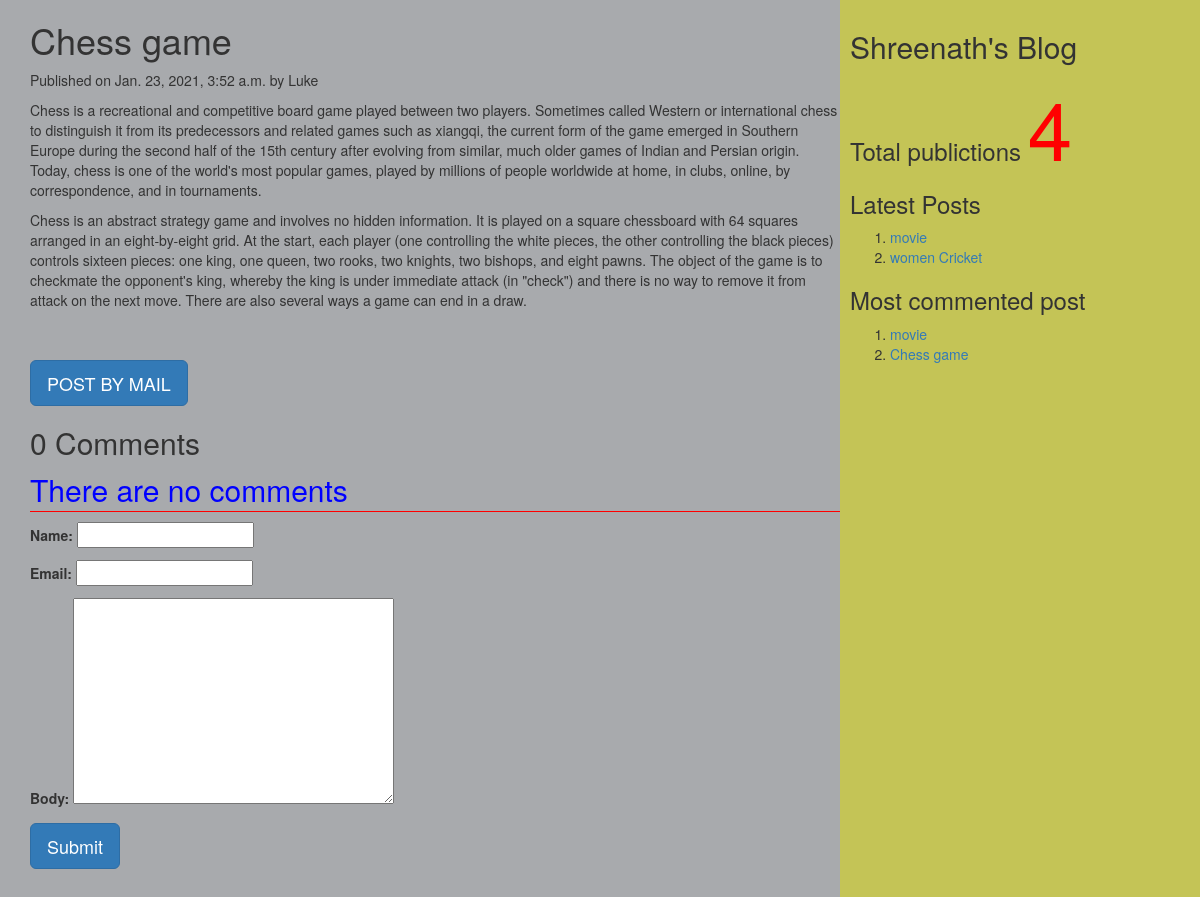
Screenshot of /2021/01/23/chess-game with the database file from the repository.
### myApp/models.py (models this page shows, shortened)
class Post(models.Model):
          tags=TaggableManager()
          STATUS_CHOICES=(('draft','Draft'),('published','Published'))
          title=models.CharField(max_length=256)
          slug=models.SlugField(max_length=264,unique_for_date='publish')
          author=models.ForeignKey(User,related_name='blog_posts',on_delete= models.CASCADE)
          body=models.TextField()
          publish=models.DateTimeField(default=timezone.now)
          created=models.DateTimeField(auto_now_add=True)
          updated=models.DateTimeField(auto_now=True)
          status= models.CharField(max_length=10,choices=STATUS_CHOICES,default='draft')
          objects=CustomManager()
          class Meta:
                ordering=('-publish',)
          def get_absolute_url(self):
                return reverse('post_detail',args=[self.publish.year,self.publish.strftime('%m'),self.publish.strftime('%d'),self.slug])

### myApp/views.py (the view, shortened to what this page needs)
# urls.py: url(r'(?P<year>\d{4})/(?P<month>\d{2})/(?P<day>\d{2})/(?P<post>[-\w]+)',views.post_detail_view,name='post_detail'),
def post_detail_view(request,year,month,day,post):
    post=get_object_or_404(Post,slug=post,publish__year=year,publish__month=month,publish__day=day)
    comments=post.comments.filter(active=True)
    csubmit=False
    form=CommentForm()
    d={'post':post,'form':form,'csubmit':csubmit,'comments':comments}
    return render(request,'myApp/post_detail.html',d)

### myApp/forms.py
class CommentForm(forms.ModelForm):
    class Meta:
        model=Comment
        fields=('name','email','body')

### myApp/models.py (called while the page is built)
    def get_queryset(self):
        return super().get_queryset().filter(status='published')

### myApp/templatetags/mytags.py (called while the page is built)
@register.simple_tag
def total_posts():
    return Post.objects.count()

@register.inclusion_tag('myApp/latest_post.html')
def show_latest_posts(count=3):
    latest_posts=Post.objects.order_by('-publish')[:count]
    return {'latest_posts':latest_posts}

@register.simple_tag
def get_most_commented_posts(count=2):
    return Post.objects.annotate(total_comments=Count('comments')).order_by('-total_comments')[:count]

### templates/myApp/post_detail.html (shortened to what this page needs)
<html>
    {%extends 'myApp/parent.html'%}
        {%block content_block%}
        <h1>{{post.title}}</h1>
        <p>Published on {{post.publish}} by {{post.author|title}}</p>
        {{post.body|linebreaks}} <br><br>
        <a href="/{{post.id}}/share" class='btn btn-lg btn-primary'>POST BY MAIL</a>
        {%with comments.count as comments_count%}
        <h2>{{comments_count}} Comment{{comments_count|pluralize}}</h2>
        {%endwith%}
        {%if comments%}
         {%for c in comments%}
         <p>Comment {{forloop.counter}} by {{c.name}}</p>
        <div>{{c.body|linebreaks}}</div>
        <hr>
        {%endfor%}
        {%else%}
         <p style="color:blue;font-size:30px;font-style:bold;border-bottom:1px red solid;">There are no comments</p>
        {%endif%}
         {%if csubmit%}
         <h2>Thank you..Your comment has been added successfully!!</h2>
         {%else%}
         <form  method="post">
           {{form.as_p}}
           <input type="submit" class='btn btn-lg btn-primary' value="Submit">
         </form>
         {%endif%}
        {%endblock%}

### templates/myApp/parent.html (shortened to what this page needs)
<html>
{%load mytags%}
    <head>
        <link rel="stylesheet" href="https://maxcdn.bootstrapcdn.com/bootstrap/3.3.7/css/bootstrap.min.css">
    </head>
    <body>
        <div class="content" style="width:70%;float:left;background-color:a8aaad;height:300%;padding:0 0 0 30px">
              {%block content_block%}
              {%endblock%}
        </div>
        <div class="sidebar" style="width:30%;float:right;background-color:#c4c456;height:300%;padding:10px">
            <h2>Shreenath's Blog</h2>
            <h3>Total publictions
              <span style="color:red;font-size:80px">
              {%total_posts%}</span>
              <h3>Latest Posts</h3>
              {% show_latest_posts 2 %}
              <h3>Most commented post</h3>
              {%get_most_commented_posts as m%}
              <ol>
                {%for post in m%}
                <li><a href="{{post.get_absolute_url}}">{{post.title}}</a></li>
                {%endfor%}
              </ol>
            </h3>
        </div>
    </body>
</html>

### templates/myApp/latest_post.html
<!DOCTYPE html>
<html lang="en" dir="ltr">
  <body>
    <ol>
    {%for post in latest_posts%}
    <li><a href="{{post.get_absolute_url}}">{{post.title}}</a></li>
    {%endfor%}
    </ol>
  </body>
</html>

### rows the page displays
Post: title "Chess game", publish "Jan. 23, 2021, 3:52 a.m.", author "Luke", body "Chess is a recreational and competitive board game played between two players. Sometimes called Western or international chess to distinguish it from its predecessors and related games such as xiangqi, the current form of the game emerged in Southern Europe during the second half of the 15th century after evolving from similar, much older games of Indian and Persian origin. Today, chess is one of the world's most popular games, played by millions of people worldwide at home, in clubs, online, by correspondence, and in tournaments. Chess is an abstract strategy game and involves no hidden information. It is played on a square chessboard with 64 squares arranged in an eight-by-eight grid. At…"
Post: title "movie"
Post: title "women Cricket"

### other values shown
{{ comments_count }} "0"
